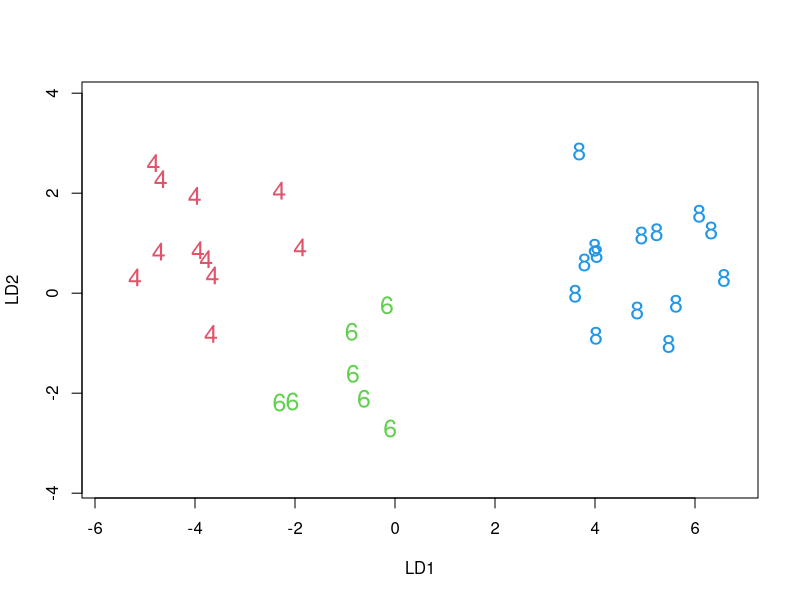
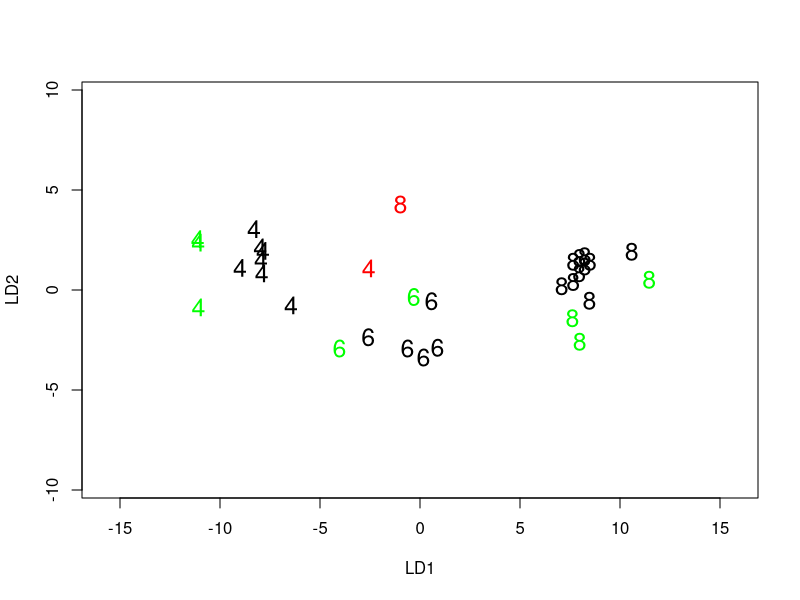

Generate these figures, in order, with R:
# Clean environment
rm(list=ls())

# Loading the MASS library
# install.packages("MASS")
library(MASS)

# Loading data
data = mtcars

# Doing the LDA
model = lda(formula = cyl ~ ., data = data)
plot(model, cex=1.5, xlim=c(-6, 7), col=data$cyl/2)

# Prediction
set.seed(101)
random = sample(nrow(data))
train.data = data[random[1:22], ]
predict.data = data[random[23:32], ]

model = lda(formula = cyl ~ ., data = train.data)
pred = predict(model, predict.data)

# Assess predictions
success = predict.data$cyl == as.numeric(as.character(pred$class))
data.frame(data=predict.data$cyl, pred=pred$class, success)
mean(predict.data$cyl == as.numeric(as.character(pred$class)))

# Visualize the assignment
plot(model, xlim=c(-10, 10), ylim=c(-10, 10), cex=1.5)
color = rep("red", nrow(predict.data))
color[success] = "green"
text(pred$x[,1], pred$x[,2], as.numeric(predict.data$cyl), col=color, cex=1.5)

